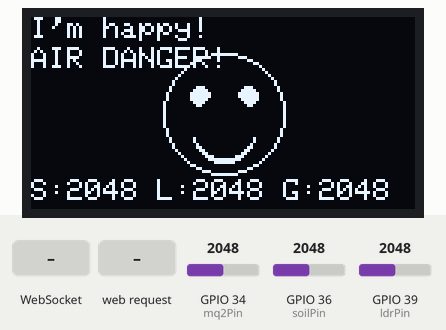
Recording of a sketch running on a simulated ESP32. Parts: 128×64 one-colour display. The inputs (shaded band) are chosen by the test bench; at power-on: GPIO 39 (ldrPin) = 2048, GPIO 34 (mq2Pin) = 2048, GPIO 36 (soilPin) = 2048. WiFi joins after 1.5 s; servers stay silent unless stated; what the sketch prints to the serial monitor is not drawn.

Above: at 6.9 s.
7.0 s: GPIO 39 (ldrPin) set to 2122
At 8.0 s:
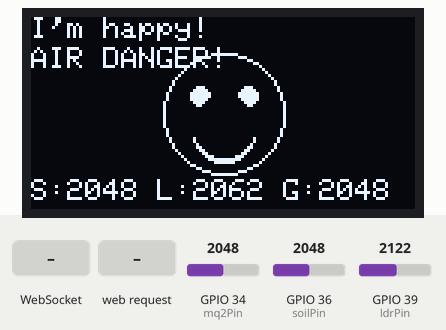
12.9 s: WebSocket text "calibrate_mq2" received
At 14.3 s:
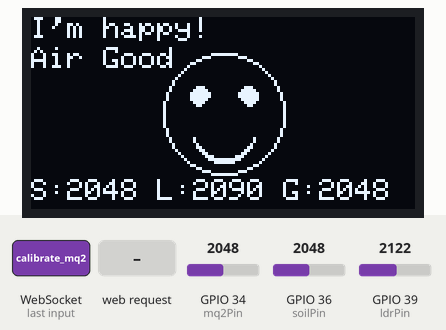
18.8 s: GPIO 34 (mq2Pin) set to 2223
At 20.5 s:
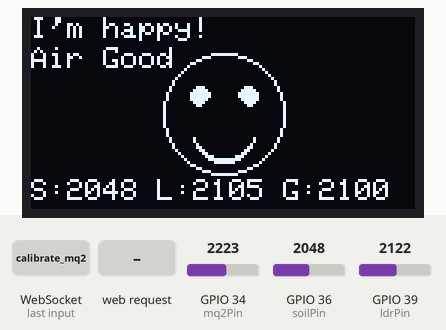
23.2 s: GPIO 34 (mq2Pin) set to 2278
At 26.7 s:
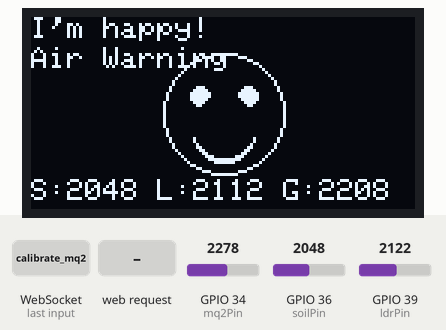
29.1 s: HTTP request GET /calibrate/dark received
At 31.1 s:
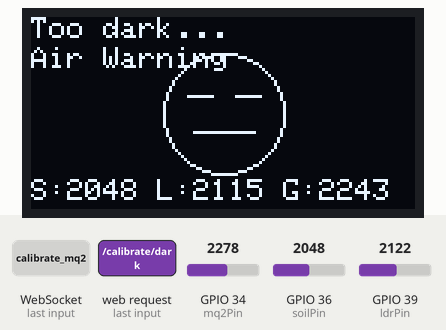
35.0 s: HTTP request GET /calibrate/mq2 received
At 37.2 s:
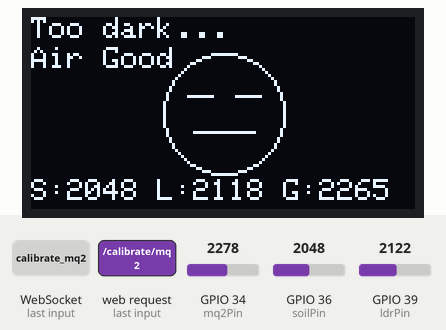
Timing chart, 0 to 38.7 s (numbered marks = the images above; inputs shaded):
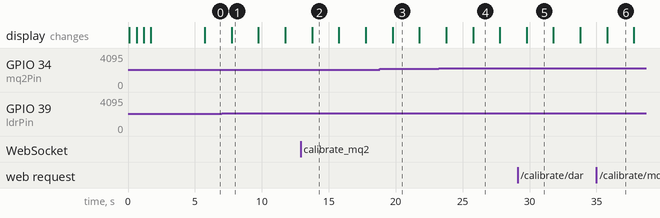

The sketch:

smart_soil_care_assistant.ino
```cpp
#include <Wire.h>
#include <Adafruit_GFX.h>
#include <Adafruit_SSD1306.h>
#include <WiFi.h>
#include <WebServer.h>
#include <WebSocketsServer.h>
#include <ArduinoJson.h>

// OLED Display Settings
#define SCREEN_WIDTH 128
#define SCREEN_HEIGHT 64
#define OLED_ADDR 0x3C
#define OLED_SDA 21  // GPIO21
#define OLED_SCL 22  // GPIO22

Adafruit_SSD1306 display(SCREEN_WIDTH, SCREEN_HEIGHT, &Wire, -1);

// Sensor Pins
const int soilPin = 36;    // GPIO36 (Analog VP) - Soil Sensor
const int ldrPin = 39;     // GPIO39 (Analog VN) - LDR Module A0 pin
const int mq2Pin = 34;     // GPIO34 (Analog) - MQ-2 Gas Sensor

// Sensor calibration values - ADJUST THESE FOR YOUR SENSORS
int drySoilValue = 4095;   // Value when sensor is dry (in air)
int wetSoilValue = 1500;   // Value when sensor is in water
int darkLightValue = 500;  // Value in complete darkness
int brightLightValue = 3000; // Value in bright light

// MQ-2 Calibration (adjust based on your environment)
int cleanAirValue = 100;   // Value in clean air (calibrate this)
int smokeThreshold = 300;  // Threshold for smoke detection
int gasThreshold = 400;    // Threshold for harmful gas detection

// Thresholds (calculated from calibration)
int drySoilThreshold;
int darkLightThreshold;
int brightLightThreshold;

// WiFi Settings
const char* ssid = "Airtel_404notfound";
const char* password = "Jp@05051976";

// WebServer on port 80
WebServer server(80);

// WebSocket server on port 81
WebSocketsServer webSocket = WebSocketsServer(81);

// Timing variables
unsigned long lastSensorRead = 0;
unsigned long sensorInterval = 2000; // Read sensors every 2 seconds
unsigned long lastWebSocketSend = 0;
unsigned long webSocketInterval = 1000; // Send data every 1 second

// Sensor data
int currentSoilValue = 0;
int currentLightValue = 0;
int currentMQ2Value = 0;
String currentStatus = "Starting...";
String airQualityStatus = "Air Quality: Good";

// HTML page for testing
const char* htmlPage = R"rawliteral(
<!DOCTYPE html>
<html>
<head>
  <title>ESP32 Plant & Air Monitor</title>
  <meta name="viewport" content="width=device-width, initial-scale=1">
  <style>
    body { font-family: Arial, sans-serif; text-align: center; margin: 40px; }
    .status { font-size: 24px; font-weight: bold; margin: 20px; padding: 10px; border-radius: 5px; }
    .happy { background-color: #d4edda; color: #155724; }
    .sad { background-color: #f8d7da; color: #721c24; }
    .sleepy { background-color: #e2e3e5; color: #383d41; }
    .hot { background-color: #fff3cd; color: #856404; }
    .air-good { background-color: #d4edda; color: #155724; }
    .air-warning { background-color: #fff3cd; color: #856404; }
    .air-danger { background-color: #f8d7da; color: #721c24; }
    .data { display: flex; justify-content: space-around; margin: 20px; flex-wrap: wrap; }
    .data-item { background: #f8f9fa; padding: 15px; border-radius: 5px; width: 45%; margin: 5px; }
    .connection { padding: 10px; margin: 10px; border-radius: 5px; }
    .connected { background-color: #d4edda; color: #155724; }
    .disconnected { background-color: #f8d7da; color: #721c24; }
    .alert { background-color: #ffcccc; color: #cc0000; padding: 10px; margin: 10px; border-radius: 5px; }
  </style>
</head>
<body>
  <h1>ESP32 Plant & Air Quality Monitor</h1>
  <div id="connection" class="connection disconnected">Disconnected</div>
  <div id="status" class="status">Connecting...</div>
  <div id="airStatus" class="status air-good">Air Quality: Good</div>

  <div class="data">
    <div class="data-item">
      <h3>Soil Moisture</h3>
      <div id="soilValue">--</div>
    </div>
    <div class="data-item">
      <h3>Light Level</h3>
      <div id="lightValue">--</div>
    </div>
    <div class="data-item">
      <h3>Air Quality</h3>
      <div id="airValue">--</div>
    </div>
    <div class="data-item">
      <h3>Gas Level</h3>
      <div id="gasLevel">--</div>
    </div>
  </div>

  <div id="alertBox" class="alert" style="display: none;">
    Air Quality Alert! Please check environment.
  </div>

  <div>
    <button onclick="reconnectWS()">Reconnect</button>
    <button onclick="calibrateMQ2()">Calibrate MQ-2 (Clean Air)</button>
  </div>

  <script>
    var ws = null;
    var reconnectInterval = null;

    function connectWS() {
      try {
        ws = new WebSocket('ws://' + window.location.hostname + ':81/');

        ws.onopen = function() {
          console.log('WebSocket connection established');
          document.getElementById('connection').textContent = 'Connected';
          document.getElementById('connection').className = 'connection connected';
          if (reconnectInterval) {
            clearInterval(reconnectInterval);
            reconnectInterval = null;
          }
        };

        ws.onmessage = function(event) {
          try {
            var data = JSON.parse(event.data);
            document.getElementById('soilValue').textContent = data.soil;
            document.getElementById('lightValue').textContent = data.light;
            document.getElementById('airValue').textContent = data.air_quality;
            document.getElementById('gasLevel').textContent = data.gas_level + ' ppm';

            var statusEl = document.getElementById('status');
            statusEl.textContent = data.status;

            // Update status color based on plant status
            statusEl.className = 'status ';
            if (data.status.includes('happy')) statusEl.className += 'happy';
            else if (data.status.includes('Water')) statusEl.className += 'sad';
            else if (data.status.includes('dark')) statusEl.className += 'sleepy';
            else if (data.status.includes('bright')) statusEl.className += 'hot';

            // Update air quality status
            var airStatusEl = document.getElementById('airStatus');
            airStatusEl.textContent = data.air_quality_status;

            airStatusEl.className = 'status ';
            if (data.air_quality_status.includes('Good')) airStatusEl.className += 'air-good';
            else if (data.air_quality_status.includes('Warning')) airStatusEl.className += 'air-warning';
            else if (data.air_quality_status.includes('Danger')) airStatusEl.className += 'air-danger';

            // Show/hide alert
            var alertBox = document.getElementById('alertBox');
            if (data.air_quality_status.includes('Danger') || data.air_quality_status.includes('Warning')) {
              alertBox.style.display = 'block';
            } else {
              alertBox.style.display = 'none';
            }

          } catch (e) {
            console.error('Error parsing data:', e);
          }
        };

        ws.onclose = function() {
          console.log('WebSocket connection closed');
          document.getElementById('connection').textContent = 'Disconnected';
          document.getElementById('connection').className = 'connection disconnected';

          // Auto-reconnect after 3 seconds
          if (!reconnectInterval) {
            reconnectInterval = setInterval(function() {
              console.log('Attempting to reconnect...');
              connectWS();
            }, 3000);
          }
        };

        ws.onerror = function(error) {
          console.log('WebSocket error:', error);
          document.getElementById('connection').textContent = 'Error';
          document.getElementById('connection').className = 'connection disconnected';
        };

      } catch (e) {
        console.error('Error creating WebSocket:', e);
      }
    }

    function reconnectWS() {
      if (ws) {
        ws.close();
      }
      if (reconnectInterval) {
        clearInterval(reconnectInterval);
        reconnectInterval = null;
      }
      setTimeout(connectWS, 100);
    }

    function calibrateMQ2() {
      if (ws && ws.readyState === WebSocket.OPEN) {
        ws.send('calibrate_mq2');
        alert('Calibration command sent. Ensure sensor is in clean air.');
      } else {
        alert('WebSocket not connected. Please connect first.');
      }
    }

    // Initial connection
    connectWS();
  </script>
</body>
</html>
)rawliteral";

void setup() {
  Serial.begin(115200);

  // Initialize I2C with custom pins
  Wire.begin(OLED_SDA, OLED_SCL);

  // Initialize OLED
  if(!display.begin(SSD1306_SWITCHCAPVCC, OLED_ADDR)) {
    Serial.println("OLED not found!");
    while(1);
  }

  // Initialize MQ-2 sensor pin
  pinMode(mq2Pin, INPUT);

  // Show startup animation
  display.clearDisplay();
  display.setTextSize(1);
  display.setTextColor(WHITE);
  display.setCursor(0,0);
  display.println("Plant & Air Monitor");
  display.println("Initializing...");
  display.display();

  // Print pin assignments to Serial
  Serial.println("Pin Configuration:");
  Serial.println("OLED SDA: GPIO " + String(OLED_SDA));
  Serial.println("OLED SCL: GPIO " + String(OLED_SCL));
  Serial.println("Soil Sensor: GPIO " + String(soilPin));
  Serial.println("LDR Module: GPIO " + String(ldrPin));
  Serial.println("MQ-2 Sensor: GPIO " + String(mq2Pin));

  // Calibrate sensors
  calibrateSensors();

  // Connect to WiFi
  setupWiFi();

  // Start WebServer
  server.on("/", []() {
    server.send(200, "text/html", htmlPage);
  });

  // Add calibration endpoints
  server.on("/calibrate", HTTP_GET, []() {
    String html = "<h1>Sensor Calibration</h1>";
    html += "<p>Current Values:</p>";
    html += "<p>Soil: " + String(analogRead(soilPin)) + "</p>";
    html += "<p>Light: " + String(analogRead(ldrPin)) + "</p>";
    html += "<p>MQ-2: " + String(analogRead(mq2Pin)) + "</p>";
    html += "<p><a href='/calibrate/dry'>Calibrate Dry Soil</a></p>";
    html += "<p><a href='/calibrate/wet'>Calibrate Wet Soil</a></p>";
    html += "<p><a href='/calibrate/dark'>Calibrate Dark</a></p>";
    html += "<p><a href='/calibrate/bright'>Calibrate Bright</a></p>";
    html += "<p><a href='/calibrate/mq2'>Calibrate MQ-2 (Clean Air)</a></p>";
    server.send(200, "text/html", html);
  });

  server.on("/calibrate/dry", []() {
    drySoilValue = analogRead(soilPin);
    saveCalibration();
    server.send(200, "text/plain", "Dry soil calibrated: " + String(drySoilValue));
  });

  server.on("/calibrate/wet", []() {
    wetSoilValue = analogRead(soilPin);
    saveCalibration();
    server.send(200, "text/plain", "Wet soil calibrated: " + String(wetSoilValue));
  });

  server.on("/calibrate/dark", []() {
    darkLightValue = analogRead(ldrPin);
    saveCalibration();
    server.send(200, "text/plain", "Dark calibrated: " + String(darkLightValue));
  });

  server.on("/calibrate/bright", []() {
    brightLightValue = analogRead(ldrPin);
    saveCalibration();
    server.send(200, "text/plain", "Bright calibrated: " + String(brightLightValue));
  });

  server.on("/calibrate/mq2", []() {
    cleanAirValue = analogRead(mq2Pin);
    saveCalibration();
    server.send(200, "text/plain", "MQ-2 calibrated (clean air): " + String(cleanAirValue));
  });

  server.begin();
  Serial.println("HTTP server started");

  // Start WebSocket server
  webSocket.begin();
  webSocket.onEvent(webSocketEvent);
  Serial.println("WebSocket server started on port 81");

  delay(2000);
}

void calibrateSensors() {
  // Calculate thresholds from calibration values
  drySoilThreshold = (drySoilValue + wetSoilValue) * 0.6; // 60% point between dry and wet
  darkLightThreshold = darkLightValue * 1.2; // 20% above dark value
  brightLightThreshold = brightLightValue * 0.8; // 20% below bright value

  Serial.println("Sensor calibration loaded:");
  Serial.println("Dry soil: " + String(drySoilValue));
  Serial.println("Wet soil: " + String(wetSoilValue));
  Serial.println("Dark light: " + String(darkLightValue));
  Serial.println("Bright light: " + String(brightLightValue));
  Serial.println("MQ-2 clean air: " + String(cleanAirValue));
  Serial.println("Dry threshold: " + String(drySoilThreshold));
}

void saveCalibration() {
  // In a real application, you would save these to EEPROM
  // For now, we'll just recalculate thresholds
  calibrateSensors();
}

void setupWiFi() {
  delay(10);
  Serial.println();
  Serial.print("Connecting to ");
  Serial.println(ssid);

  WiFi.begin(ssid, password);

  display.clearDisplay();
  display.setCursor(0,0);
  display.print("Connecting to WiFi");
  display.display();

  int dots = 0;
  while (WiFi.status() != WL_CONNECTED) {
    delay(500);
    Serial.print(".");
    display.print(".");
    display.display();
    dots++;
    if (dots > 10) {
      display.clearDisplay();
      display.setCursor(0,0);
      display.print("Connecting to WiFi");
      display.display();
      dots = 0;
    }
  }

  Serial.println("");
  Serial.println("WiFi connected");
  Serial.println("IP address: ");
  Serial.println(WiFi.localIP());

  display.clearDisplay();
  display.setCursor(0,0);
  display.println("WiFi connected!");
  display.print("IP: ");
  display.println(WiFi.localIP());
  display.display();
  delay(2000);
}

void webSocketEvent(uint8_t num, WStype_t type, uint8_t * payload, size_t length) {
  switch(type) {
    case WStype_DISCONNECTED:
      Serial.printf("[%u] Disconnected!\n", num);
      break;

    case WStype_CONNECTED:
      {
        IPAddress ip = webSocket.remoteIP(num);
        Serial.printf("[%u] Connected from %d.%d.%d.%d\n", num, ip[0], ip[1], ip[2], ip[3]);

        // Send initial data immediately upon connection
        sendSensorData();
      }
      break;

    case WStype_TEXT:
      {
        String message = String((char*)payload);
        Serial.printf("[%u] Received: %s\n", num, message.c_str());

        // Handle incoming messages
        if (message == "ping") {
          webSocket.sendTXT(num, "pong");
        }
        else if (message == "calibrate_mq2") {
          // Calibrate MQ-2 sensor (set current reading as clean air)
          cleanAirValue = analogRead(mq2Pin);
          saveCalibration();
          webSocket.sendTXT(num, "MQ-2 calibrated: " + String(cleanAirValue));
        }
      }
      break;

    case WStype_BIN:
      Serial.printf("[%u] Received binary data: %u bytes\n", num, length);
      break;

    default:
      break;
  }
}

void readSensors() {
  // Read soil moisture
  int soilValue = analogRead(soilPin);
  static int soilAvg = soilValue;
  soilAvg = (soilAvg * 0.8) + (soilValue * 0.2);
  currentSoilValue = soilAvg;

  // Read light level
  int lightValue = analogRead(ldrPin);
  static int lightAvg = lightValue;
  lightAvg = (lightAvg * 0.8) + (lightValue * 0.2);
  currentLightValue = lightAvg;

  // Read MQ-2 gas sensor
  int mq2Value = analogRead(mq2Pin);
  static int mq2Avg = mq2Value;
  mq2Avg = (mq2Avg * 0.7) + (mq2Value * 0.3); // Stronger filtering for gas sensor
  currentMQ2Value = mq2Avg;

  // Calculate plant status
  currentStatus = getPlantStatus(soilAvg, lightAvg);

  // Calculate air quality status
  airQualityStatus = getAirQualityStatus(mq2Avg);
}

String getPlantStatus(int soilValue, int lightValue) {
  if (soilValue > drySoilThreshold) {
    return "Water me!";
  }
  else if (lightValue < darkLightThreshold) {
    return "Too dark...";
  }
  else if (lightValue > brightLightThreshold) {
    return "Too bright!";
  }
  else {
    return "I'm happy!";
  }
}

String getAirQualityStatus(int mq2Value) {
  // Calculate relative gas concentration (simplified)
  int gasConcentration = max(0, mq2Value - cleanAirValue);

  if (gasConcentration < smokeThreshold / 2) {
    return "Air Quality: Good";
  }
  else if (gasConcentration < gasThreshold) {
    return "Air Quality: Warning (Smoke detected)";
  }
  else {
    return "Air Quality: DANGER (Harmful gas)";
  }
}

int calculateGasPPM(int mq2Value) {
  // Simplified PPM calculation (this is approximate)
  // For accurate measurements, you need proper calibration curves
  int gasConcentration = max(0, mq2Value - cleanAirValue);

  // Convert to approximate PPM (this is a rough estimation)
  // Real calibration requires specific gas calibration curves
  return map(gasConcentration, 0, 1000, 0, 10000);
}

void sendSensorData() {
  // Create JSON string using ArduinoJson library
  StaticJsonDocument<300> doc;
  doc["soil"] = currentSoilValue;
  doc["light"] = currentLightValue;
  doc["mq2"] = currentMQ2Value;
  doc["gas_level"] = calculateGasPPM(currentMQ2Value);
  doc["status"] = currentStatus;
  doc["air_quality_status"] = airQualityStatus;
  doc["air_quality"] = getAirQualitySimple(currentMQ2Value);
  doc["timestamp"] = millis();

  String jsonString;
  serializeJson(doc, jsonString);

  // Send to all connected clients
  if (webSocket.connectedClients() > 0) {
    webSocket.broadcastTXT(jsonString);
    Serial.println("Sent: " + jsonString);
  }
}

String getAirQualitySimple(int mq2Value) {
  int gasConcentration = max(0, mq2Value - cleanAirValue);

  if (gasConcentration < 50) return "Excellent";
  if (gasConcentration < 100) return "Good";
  if (gasConcentration < 200) return "Fair";
  if (gasConcentration < 300) return "Poor";
  return "Hazardous";
}

void loop() {
  server.handleClient();
  webSocket.loop();

  unsigned long currentTime = millis();

  // Read sensors at regular intervals
  if (currentTime - lastSensorRead >= sensorInterval) {
    readSensors();
    lastSensorRead = currentTime;
  }

  // Send data via WebSocket at regular intervals
  if (currentTime - lastWebSocketSend >= webSocketInterval) {
    if (webSocket.connectedClients() > 0) {
      sendSensorData();
    }
    lastWebSocketSend = currentTime;
  }

  // Update OLED display every 2 seconds
  static unsigned long lastDisplayUpdate = 0;
  if (currentTime - lastDisplayUpdate >= 2000) {
    updateDisplay();
    lastDisplayUpdate = currentTime;
  }

  // Small delay to prevent watchdog issues
  delay(10);
}

void updateDisplay() {
  display.clearDisplay();

  // Display plant status with face
  if (currentStatus == "Water me!") {
    drawSadFace();
  }
  else if (currentStatus == "Too dark...") {
    drawSleepyFace();
  }
  else if (currentStatus == "Too bright!") {
    drawHotFace();
  }
  else {
    drawHappyFace();
  }

  display.setCursor(0, 0);
  display.print(currentStatus);

  // Display air quality status
  display.setCursor(0, 10);
  if (airQualityStatus.indexOf("DANGER") >= 0) {
    display.print("AIR DANGER!");
  } else if (airQualityStatus.indexOf("Warning") >= 0) {
    display.print("Air Warning");
  } else {
    display.print("Air Good");
  }

  // Display sensor data
  display.setCursor(0, 54);
  display.print("S:");
  display.print(currentSoilValue);
  display.print(" L:");
  display.print(currentLightValue);
  display.print(" G:");
  display.print(currentMQ2Value);

  display.display();
}

// Emoji Drawing Functions (unchanged)
void drawHappyFace() {
  display.drawCircle(64, 32, 20, WHITE);
  display.fillCircle(56, 26, 3, WHITE);
  display.fillCircle(72, 26, 3, WHITE);
  display.fillCircle(64, 38, 10, WHITE);
  display.fillCircle(64, 36, 10, BLACK);
}

void drawSadFace() {
  display.drawCircle(64, 32, 20, WHITE);
  display.fillCircle(56, 26, 3, WHITE);
  display.fillCircle(72, 26, 3, WHITE);
  display.fillCircle(64, 42, 10, WHITE);
  display.fillCircle(64, 44, 10, BLACK);
}

void drawSleepyFace() {
  display.drawCircle(64, 32, 20, WHITE);
  display.drawLine(52, 26, 60, 26, WHITE);
  display.drawLine(68, 26, 76, 26, WHITE);
  display.drawLine(54, 38, 74, 38, WHITE);
}

void drawHotFace() {
  display.drawCircle(64, 32, 20, WHITE);
  display.fillCircle(56, 26, 3, WHITE);
  display.fillCircle(72, 26, 3, WHITE);
  display.drawLine(54, 38, 74, 38, WHITE);
  display.drawLine(64, 15, 64, 10, WHITE);
  display.drawLine(60, 18, 55, 13, WHITE);
  display.drawLine(68, 18, 73, 13, WHITE);
}
```

Measured:
- the behaviour switches between 2052 and 2053 on GPIO 39 (ldrPin) (found by bisection; images 0 and 1)
- the behaviour switches between 2277 and 2278 on GPIO 34 (mq2Pin) (found by bisection; images 3 and 4)
- after the input at 7.0 s, the display: changes after 0.74 s (image 1)
- after the input at 12.9 s, the display: changes after 0.86 s (image 2)
- after the input at 29.1 s, the display: changes after 0.68 s (image 5)
- after the input at 35.0 s, the display: changes after 0.79 s (image 6)
- what the display in image 1 shows lasts 2.0 s, from 7.7 s to 9.7 s
